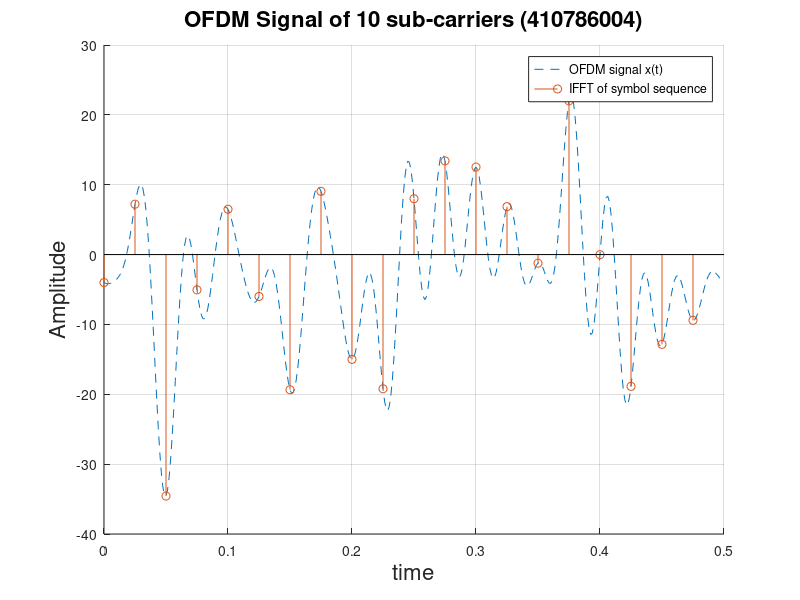

MATLAB code for this plot:
clear all;
close all;
K = 10;
N = 2*K;
T = 0.5; % symbol duration

%% 16 QAM constellation
A = zeros(4,4);
for i = 1:4
  for k = 1:4
     A(i,k) = (i-2.5)*2 + sqrt(-1)*(k-2.5)*2;
  end
end
A,

%% randomly generate K 16-QAM symbols
X = zeros(1,K);
for i = 1:K
   ind = 1+floor(16*rand);
   X(i) = A(ind);
end

%% form conjugate symmetry sequence  X prime
Xp(1) = real(X(1)); %<== Fill here. Form conjugate symmetry sequence  X prime
for k=2:K
    Xp(k)=X(k);
    Xp(N-k+2)=conj(X(k));
end
Xp(K+1) = imag(X(1));

%% form OFDM signal by interpolating the IDFT of X

t = 0:T/(20*N):T;
xt = zeros(size(t));
for k = 0:N-1
   xt = xt + Xp(k+1)*exp(1i*2*pi*k*t/T); % page 11
end

%% IFFT of Xp, note that the definition of IFFT in OCTAVE may differ from that in textbook by a scalar.
xs = ifft(Xp)*N;
max(abs(imag(xs))),  % whether xs is real or not    

hold on;
plot(t,real(xt),'--');
stem(0:T/N:(T-T/(20*N)),real(xs));
grid;
legend('OFDM signal x(t)','IFFT of symbol sequence');
xlabel('time','fontsize',16,'fontname','Helvetica');
ylabel('Amplitude','fontsize',16,'fontname','Helvetica');
title(['OFDM Signal of ', num2str(K),' sub-carriers (410786004)'],'fontsize',16,'fontname','Helvetica');
fname = 'prob_08_02(410786004).png';
print (fname, '-dpng'); 

